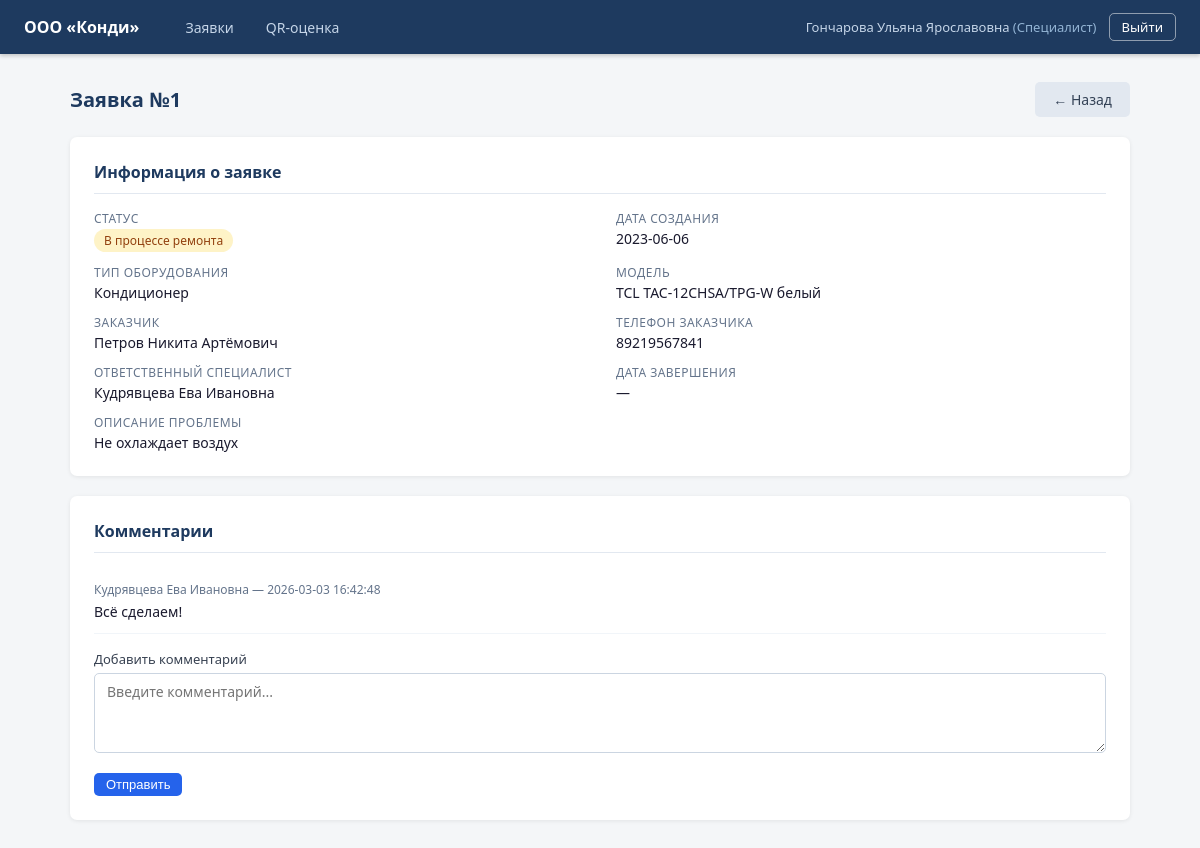
The app's page /requests/1 (signed in) with its own data.
### tables this page shows
CREATE TABLE users (
            user_id   INTEGER PRIMARY KEY AUTOINCREMENT,
            fio       TEXT NOT NULL,
            phone     TEXT NOT NULL,
            login     TEXT UNIQUE NOT NULL,
            password  TEXT NOT NULL,
            role      TEXT NOT NULL CHECK(role IN (
                'Администратор', 'Менеджер', 'Оператор', 'Специалист', 'Заказчик'
            ))
        );

CREATE TABLE requests (
            request_id          INTEGER PRIMARY KEY AUTOINCREMENT,
            start_date          TEXT NOT NULL,
            climate_tech_type   TEXT NOT NULL,
            climate_tech_model  TEXT NOT NULL,
            problem_description TEXT NOT NULL,
            request_status      TEXT NOT NULL DEFAULT 'Новая заявка' CHECK(request_status IN (
                'Новая заявка', 'В процессе ремонта',
                'Ожидание комплектующих', 'Готова к выдаче', 'Завершена'
            )),
            completion_date TEXT,
            repair_parts    TEXT,
            master_id       INTEGER REFERENCES users(user_id),
            client_id       INTEGER NOT NULL REFERENCES users(user_id)
        );

CREATE TABLE comments (
            comment_id INTEGER PRIMARY KEY AUTOINCREMENT,
            message    TEXT NOT NULL,
            created_at TEXT NOT NULL DEFAULT (datetime('now')),
            master_id  INTEGER NOT NULL REFERENCES users(user_id),
            request_id INTEGER NOT NULL REFERENCES requests(request_id)
        );

### app.py (the view)
@app.route('/requests/<int:request_id>')
@login_required
def request_detail(request_id):
    conn = get_db()
    req = conn.execute(
        '''SELECT r.*,
                  u_client.fio   AS client_fio,
                  u_client.phone AS client_phone,
                  u_master.fio   AS master_fio
           FROM requests r
           JOIN  users u_client ON r.client_id  = u_client.user_id
           LEFT JOIN users u_master ON r.master_id = u_master.user_id
           WHERE r.request_id = ?''',
        (request_id,)
    ).fetchone()
    if not req:
        conn.close()
        flash('Заявка с указанным номером не найдена.', 'error')
        return redirect(url_for('dashboard'))
    comments = conn.execute(
        '''SELECT c.*, u.fio AS author_fio
           FROM comments c
           JOIN users u ON c.master_id = u.user_id
           WHERE c.request_id = ?
           ORDER BY c.created_at''',
        (request_id,)
    ).fetchall()
    conn.close()
    return render_template('request_detail.html', req=req, comments=comments)

### app.py (called while the page is built)
def get_db():
    conn = sqlite3.connect(DB_PATH)
    conn.row_factory = sqlite3.Row
    return conn

def login_required(f):
    @wraps(f)
    def wrapper(*args, **kwargs):
        if 'user_id' not in session:
            return redirect(url_for('login'))
        return f(*args, **kwargs)
    return wrapper

### templates/request_detail.html (shortened to what this page needs)
{% extends 'base.html' %}
{% block content %}
<div class="page-header">
    <h1 class="page-title">Заявка №{{ req.request_id }}</h1>
    <div style="display:flex; gap:10px;">
        <a href="{{ url_for('dashboard') }}" class="btn btn-secondary">← Назад</a>
    </div>
</div>
<div class="card">
    <div class="card-title">Информация о заявке</div>
    <div class="detail-grid">
        <div class="detail-row">
            <span class="detail-label">Статус</span>
            <span class="detail-value">
                {% if req.request_status == 'Новая заявка' %}
                    <span class="badge badge-new">{{ req.request_status }}</span>
                {% elif req.request_status == 'В процессе ремонта' %}
                    <span class="badge badge-process">{{ req.request_status }}</span>
                {% elif req.request_status == 'Ожидание комплектующих' %}
                    <span class="badge badge-waiting">{{ req.request_status }}</span>
                {% elif req.request_status == 'Готова к выдаче' %}
                    <span class="badge badge-ready">{{ req.request_status }}</span>
                {% else %}
                    <span class="badge badge-done">{{ req.request_status }}</span>
                {% endif %}
            </span>
        </div>
        <div class="detail-row">
            <span class="detail-label">Дата создания</span>
            <span class="detail-value">{{ req.start_date }}</span>
        </div>
        <div class="detail-row">
            <span class="detail-label">Тип оборудования</span>
            <span class="detail-value">{{ req.climate_tech_type }}</span>
        </div>
        <div class="detail-row">
            <span class="detail-label">Модель</span>
            <span class="detail-value">{{ req.climate_tech_model }}</span>
        </div>
        <div class="detail-row">
            <span class="detail-label">Заказчик</span>
            <span class="detail-value">{{ req.client_fio }}</span>
        </div>
        <div class="detail-row">
            <span class="detail-label">Телефон заказчика</span>
            <span class="detail-value">{{ req.client_phone }}</span>
        </div>
        <div class="detail-row">
            <span class="detail-label">Ответственный специалист</span>
            <span class="detail-value">{{ req.master_fio or '—' }}</span>
        </div>
        <div class="detail-row">
            <span class="detail-label">Дата завершения</span>
            <span class="detail-value">{{ req.completion_date or '—' }}</span>
        </div>
        <div class="detail-row" style="grid-column: 1 / -1;">
            <span class="detail-label">Описание проблемы</span>
            <span class="detail-value">{{ req.problem_description }}</span>
        </div>
    </div>
</div>
<div class="card">
    <div class="card-title">Комментарии</div>
    {% if comments %}
        {% for c in comments %}
        <div class="comment">
            <div class="comment-meta">{{ c.author_fio }} — {{ c.created_at }}</div>
            <div class="comment-text">{{ c.message }}</div>
        </div>
        {% endfor %}
    {% else %}
        <p style="color:#94a3b8; font-size:14px;">Комментариев пока нет.</p>
    {% endif %}
    {% if session.role in ('Специалист', 'Менеджер', 'Администратор', 'Оператор') %}
    <form method="POST" action="{{ url_for('add_comment', request_id=req.request_id) }}" style="margin-top:16px;">
        <div class="form-group">
            <label for="message">Добавить комментарий</label>
            <textarea id="message" name="message" placeholder="Введите комментарий..."></textarea>
        </div>
        <button type="submit" class="btn btn-primary btn-sm">Отправить</button>
    </form>
    {% endif %}
</div>
{% endblock %}

### templates/base.html (shortened to what this page needs)
<!DOCTYPE html>
<html lang="ru">
<head>
    <link rel="stylesheet" href="{{ url_for('static', filename='css/style.css') }}">
</head>
<body>
{% if session.user_id %}
<header class="header">
    <div class="header-inner">
        <a href="{{ url_for('dashboard') }}" class="logo">ООО «Конди»</a>
        <nav class="nav">
            <a href="{{ url_for('dashboard') }}" class="nav-link {% if request.endpoint == 'dashboard' %}active{% endif %}">Заявки</a>
            <a href="{{ url_for('qr_page') }}" class="nav-link {% if request.endpoint == 'qr_page' %}active{% endif %}">QR-оценка</a>
        </nav>
        <div class="header-user">
            <span class="user-info">{{ session.fio }} <em>({{ session.role }})</em></span>
            <a href="{{ url_for('logout') }}" class="btn btn-sm btn-outline">Выйти</a>
        </div>
    </div>
</header>
{% endif %}
<main class="main">
    <div class="container">
        {% block content %}{% endblock %}
    </div>
</main>
</body>
</html>

### static/css/style.css (style rules this page uses)
*, *::before, *::after { box-sizing: border-box; margin: 0; padding: 0; }
body { font-family: 'Segoe UI', Tahoma, Geneva, Verdana, sans-serif; font-size: 14px; background: #f4f6f8; color: #1a1a2e; min-height: 100vh; }
a { color: #2563eb; text-decoration: none; }
.header { background: #1e3a5f; color: #fff; padding: 0 24px; height: 54px; display: flex; align-items: center; position: sticky; top: 0; z-index: 100; box-shadow: 0 2px 4px rgba(0,0,0,0.2); }
.header-inner { display: flex; align-items: center; gap: 32px; width: 100%; }
.logo { color: #fff; font-weight: 700; font-size: 16px; white-space: nowrap; text-decoration: none; }
.nav { display: flex; gap: 4px; flex: 1; }
.nav-link { color: #c5d5e8; padding: 6px 14px; border-radius: 4px; font-size: 14px; text-decoration: none; transition: background 0.15s, color 0.15s; }
.header-user { display: flex; align-items: center; gap: 12px; white-space: nowrap; }
.user-info { color: #c5d5e8; font-size: 13px; }
.user-info em { font-style: normal; color: #93b4d4; }
.main { padding: 28px 0; }
.container { max-width: 1100px; margin: 0 auto; padding: 0 20px; }
.page-header { display: flex; justify-content: space-between; align-items: center; margin-bottom: 20px; }
.page-title { font-size: 20px; font-weight: 600; color: #1e3a5f; }
.btn { display: inline-block; padding: 8px 18px; border-radius: 5px; font-size: 14px; font-weight: 500; cursor: pointer; border: none; text-decoration: none; transition: background 0.15s, opacity 0.15s; white-space: nowrap; }
.btn-primary { background: #2563eb; color: #fff; }
.btn-outline { background: transparent; color: #fff; border: 1px solid rgba(255,255,255,0.5); padding: 5px 14px; }
.btn-secondary { background: #e2e8f0; color: #334155; }
.btn-sm { padding: 4px 12px; font-size: 13px; }
.badge { display: inline-block; padding: 3px 10px; border-radius: 20px; font-size: 12px; font-weight: 500; white-space: nowrap; }
.badge-process { background: #fef3c7; color: #92400e; }
.card { background: #fff; border-radius: 7px; box-shadow: 0 1px 4px rgba(0,0,0,0.08); padding: 24px; margin-bottom: 20px; }
.card-title { font-size: 16px; font-weight: 600; color: #1e3a5f; margin-bottom: 16px; border-bottom: 1px solid #e2e8f0; padding-bottom: 10px; }
.detail-grid { display: grid; grid-template-columns: 1fr 1fr; gap: 12px 32px; }
.detail-row { display: flex; flex-direction: column; gap: 2px; }
.detail-label { font-size: 12px; color: #64748b; font-weight: 500; text-transform: uppercase; letter-spacing: 0.04em; }
.detail-value { font-size: 14px; color: #1a1a2e; }
.form-group { margin-bottom: 16px; }
.form-group label { display: block; font-size: 13px; font-weight: 500; color: #374151; margin-bottom: 5px; }
.form-group input, .form-group select, .form-group textarea { width: 100%; padding: 8px 12px; border: 1px solid #cbd5e1; border-radius: 5px; font-size: 14px; color: #1a1a2e; background: #fff; transition: border-color 0.15s; font-family: inherit; }
.form-group textarea { resize: vertical; min-height: 80px; }
.comment { padding: 12px 0; border-bottom: 1px solid #f1f5f9; }
.comment-meta { font-size: 12px; color: #64748b; margin-bottom: 4px; }
.comment-text { font-size: 14px; color: #1a1a2e; }

### records on screen
users: role "Специалист", fio "Кудрявцева Ева Ивановна"
requests: request_id "1", request_status "В процессе ремонта", start_date "2023-06-06", climate_tech_type "Кондиционер", climate_tech_model "TCL TAC-12CHSA/TPG-W белый", problem_description "Не охлаждает воздух"
users: client_fio "Петров Никита Артёмович", client_phone "89219567841"
comments: author_fio "Кудрявцева Ева Ивановна", created_at "2026-03-03 16:42:48", message "Всё сделаем!"

### other values on screen
{{ session.fio }} "Гончарова Ульяна Ярославовна"
{{ req.completion_date or '—' }} "—"
